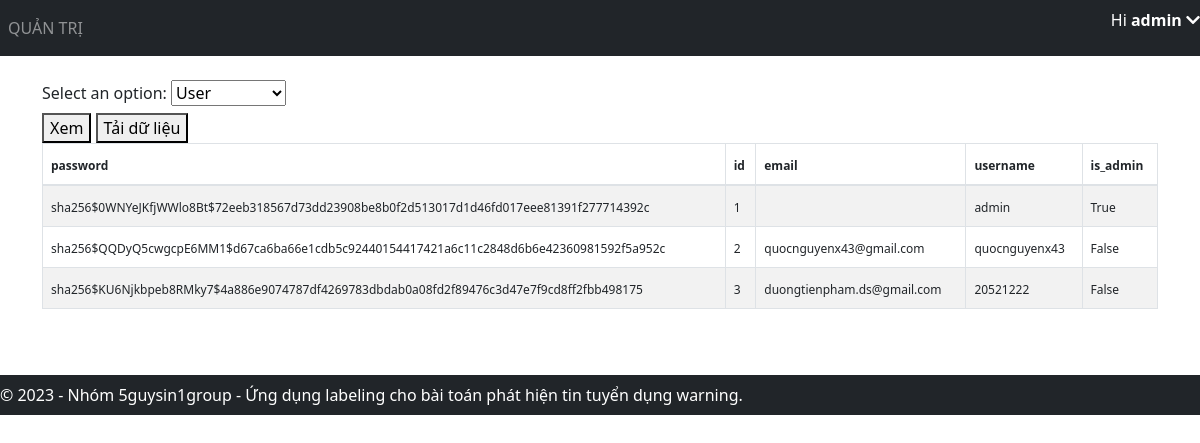
/view-data (signed in), run on an earlier commit of the app's database.
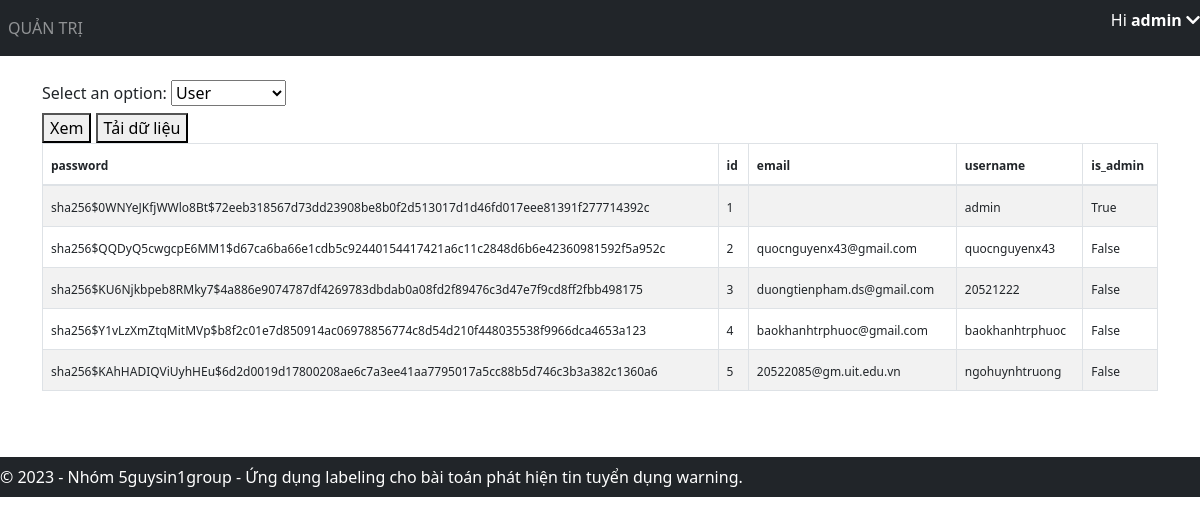
And on a later commit of the database.
### application/models.py (models this page shows)
class User(db.Model, UserMixin):
    id = db.Column(db.Integer, primary_key=True)
    email = db.Column(db.String(150), unique=True)
    username = db.Column(db.String(20), unique=True)
    password = db.Column(db.String(150))
    is_admin = db.Column(db.Boolean, default=False)
    annotations = db.relationship('Annotation')

### application/views.py (the view, shortened to what this page needs)
@views.route('/view-data', methods=['GET', 'POST'])
@login_required
def view_data():
    if not current_user.is_admin:
        return "Không có quyền truy cập vào trang quản trị admin.", 403
    data = User.query.all()
    data = [d.__dict__ for d in data]
    for d in data:
        d.pop('_sa_instance_state', None)
    return render_template(
        "view_data.html",
        user=current_user,
        data=data,
    )

### application/__init__.py (called while the page is built)
def create_app():
    app = Flask(__name__)
    app.config['SECRET_KEY'] = 'hjshjhdjah kjshkjdhjs' # random key
    app.config['SQLALCHEMY_DATABASE_URI'] = f'sqlite:///{DB_NAME}'
    db.init_app(app)
    from .views import views
    from .auth import auth
    app.register_blueprint(views, url_prefix='/')
    app.register_blueprint(auth, url_prefix='/')
    from .models import User
    with app.app_context():
        db.create_all()
        create_admin(db)
    login_manager = LoginManager()
    login_manager.login_view = 'auth.login'
    login_manager.init_app(app)
    @login_manager.user_loader
    def load_user(id):
        return User.query.get(int(id))
    return app

### application/templates/view_data.html (shortened to what this page needs)
{% extends "base.html" %}
{% block content %}
<link href="https://cdn.jsdelivr.net/npm/bootstrap@5.3.0/dist/css/bootstrap.min.css" rel="stylesheet">
<form method="POST">
    <label for="table-select">Select an option:</label>
    <select id="table-select" name="table-select">
        <option value="user" selected>User</option>
    </select>
    <br>
    <button type="submit" name="action" value="view">Xem</button>
    <button type="submit" name="action" value="download">Tải dữ liệu</button>
</form>
<div style="overflow-x: auto">
    <table id="data" class="table table-condensed table-bordered table-hover table-striped">
        <thead>
            <tr>
                {% if data %}
                    {% for key in data[0].keys() %}
                        <th><span style="font-size: 12px;" data-toggle="tooltip" data-placement="top" title="{{ key }}">{{ key }}</span></th>
                    {% endfor %}
                {% endif %}
            </tr>
        </thead>
        <tbody>
            {% if data %}
                {% for item in data %}
                    <tr>
                        {% for key in data[0].keys() %}
                            <td tabindex="1"><span style="font-size: 12px;" title="{{ item[key] }}" class="ellipsis">{{ item[key] }}</span></td>
                        {% endfor %}
                    </tr>
                {% endfor %}
            {% endif %}
        </tbody>
    </table>
</div>
{% endblock %}

### application/templates/base.html (shortened to what this page needs)
<!DOCTYPE html>
<html>
<head>
    <link rel="stylesheet" href="https://stackpath.bootstrapcdn.com/bootstrap/4.4.1/css/bootstrap.min.css" />
    <link rel="stylesheet" href="https://stackpath.bootstrapcdn.com/font-awesome/4.7.0/css/font-awesome.min.css" />
    <link rel="stylesheet" href="https://cdnjs.cloudflare.com/ajax/libs/font-awesome/5.15.4/css/all.min.css">
</head>
<body>
    <nav class="navbar navbar-expand-lg navbar-dark bg-dark">
        <div class="collapse navbar-collapse" id="navbar">
            <div class="navbar-nav">
                {% if user.is_admin %}
                <a class="nav-item nav-link" id="admin" href="/admin">QUẢN TRỊ</a>
                {% endif %}
            </div>
        </div>
        {% if user.is_authenticated %}
        <p id="greeting" class="text-white">Hi <strong>{{ user.username }}  </strong><i class="fas fa-chevron-down" id="arrow-down"></i></p>
        {% endif %}
    </nav>
    <br>
    <div class="container">{% block content %} {% endblock %}</div>
    <footer class="navbar navbar-dark bg-dark text-center py-2" style="margin-top: 50px;">
        &copy; 2023 - Nhóm 5guysin1group - Ứng dụng labeling cho bài toán phát hiện tin tuyển dụng warning.
    </footer>
</body>
</html>

### application/templates/base.html (style rules this page uses)
body { min-height: 3000px; }
footer { position: absolute; left: 0; bottom: 0; width: 100%; background-color: #343a40; color: #fff; padding: 10px; }

### application/templates/view_data.html (style rules this page uses)
.ellipsis { max-width: 100px; white-space: nowrap; overflow: hidden; text-overflow: ellipsis; }

What changed in the data, as far as the page shows it:
added User: password "sha256$Y1vLzXmZtqMitMVp$b8f2c01e7d850914ac06978856774c8d54d210f448035538f9966dca4653a123" "4" "baokhanhtrphuoc@gmail.com" "baokhanhtrphuoc" "False"
added User: password "sha256$KAhHADIQViUyhHEu$6d2d0019d17800208ae6c7a3ee41aa7795017a5cc88b5d746c3b3a382c1360a6" "5" "20522085@gm.uit.edu.vn" "ngohuynhtruong" "False"
